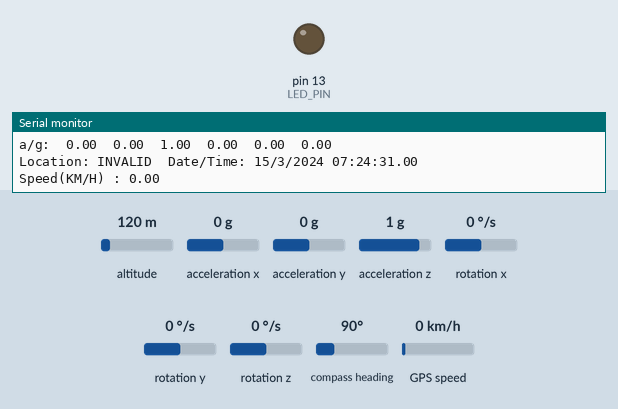
This sketch was run on a simulated Arduino Leonardo, built for the host (arithmetic inside an expression is 32-bit, double 64-bit). Shown: output pins drawn as LEDs (lit = HIGH), the last lines printed to the serial monitor. The test bench sets the inputs (shaded band); at power-on: rotation x 0 °/s, rotation y 0 °/s, altitude 120 m, acceleration x 0 g, acceleration y 0 g, acceleration z 1 g, rotation z 0 °/s, compass heading 90°, GPS speed 0 km/h. Storage starts empty; the GPS gets a fix after 3 s at 37.7749, -122.4194 with 8 satellites.

Above: at 1.2 s.
1.3 s: rotation x set to -192 °/s
At 2.22 s:
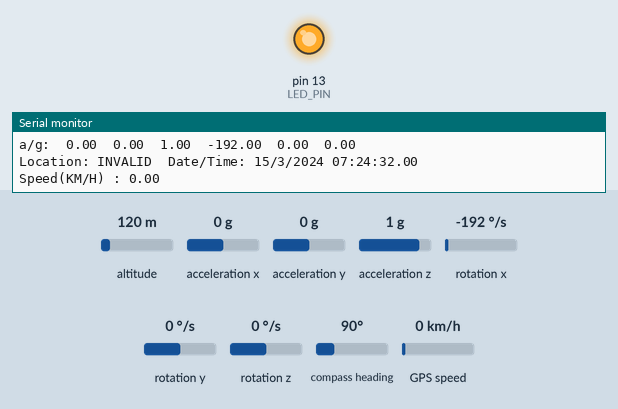
4.8 s: rotation x set to 0 °/s
8.9 s: rotation y set to -192 °/s
13.0 s: rotation y set to -2 °/s
16.5 s: rotation y set to 1 °/s
Timing chart, 0 to 21.6 s (numbered marks = the images above; inputs shaded):
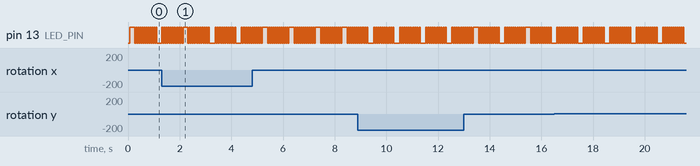

The sketch:

monitor.ino
```cpp
/*Conexão dos módulos no arduino mega 2560 */

/*
 * módulo SD:
 * CS -> 53
 * SCK -> 52
 * MOSI -> 51
 * MISO -> 50
 */

 /*
  * Módulo GPS:
  * Rx -> 18
  * Tx -> 19
  */

  /*
   * MPU6050 (giroscopio + acelerômetro)
   * SDA -> 20
   * SCL -> 21
   */

// I2C device class (I2Cdev) demonstration Arduino sketch for MPU6050 class
// 10/7/2011 by Jeff Rowberg <jeff@rowberg.net>
// Updates should (hopefully) always be available at https://github.com/jrowberg/i2cdevlib
//
// Changelog:
//      2013-05-08 - added multiple output formats
//                 - added seamless Fastwire support
//      2011-10-07 - initial release

/* ============================================
I2Cdev device library code is placed under the MIT license
Copyright (c) 2011 Jeff Rowberg

Permission is hereby granted, free of charge, to any person obtaining a copy
of this software and associated documentation files (the "Software"), to deal
in the Software without restriction, including without limitation the rights
to use, copy, modify, merge, publish, distribute, sublicense, and/or sell
copies of the Software, and to permit persons to whom the Software is
furnished to do so, subject to the following conditions:

The above copyright notice and this permission notice shall be included in
all copies or substantial portions of the Software.

THE SOFTWARE IS PROVIDED "AS IS", WITHOUT WARRANTY OF ANY KIND, EXPRESS OR
IMPLIED, INCLUDING BUT NOT LIMITED TO THE WARRANTIES OF MERCHANTABILITY,
FITNESS FOR A PARTICULAR PURPOSE AND NONINFRINGEMENT. IN NO EVENT SHALL THE
AUTHORS OR COPYRIGHT HOLDERS BE LIABLE FOR ANY CLAIM, DAMAGES OR OTHER
LIABILITY, WHETHER IN AN ACTION OF CONTRACT, TORT OR OTHERWISE, ARISING FROM,
OUT OF OR IN CONNECTION WITH THE SOFTWARE OR THE USE OR OTHER DEALINGS IN
THE SOFTWARE.
===============================================
*/

// I2Cdev and MPU6050 must be installed as libraries, or else the .cpp/.h files
// for both classes must be in the include path of your project
#include <MPU6050.h>
#include <SPI.h>
#include <SD.h>
#include <TinyGPS++.h>
#include "I2Cdev.h"


// The TinyGPS++ object
TinyGPSPlus gps;

const int chipSelect = 53;

// Arduino Wire library is required if I2Cdev I2CDEV_ARDUINO_WIRE implementation
// is used in I2Cdev.h
#if I2CDEV_IMPLEMENTATION == I2CDEV_ARDUINO_WIRE
    #include "Wire.h"
#endif

// class default I2C address is 0x68
// specific I2C addresses may be passed as a parameter here
// AD0 low = 0x68 (default for InvenSense evaluation board)
// AD0 high = 0x69
MPU6050 accelgyro;
//MPU6050 accelgyro(0x69); // <-- use for AD0 high

int16_t ax, ay, az;
int16_t gx, gy, gz;


// uncomment "OUTPUT_READABLE_ACCELGYRO" if you want to see a tab-separated
// list of the accel X/Y/Z and then gyro X/Y/Z values in decimal. Easy to read,
// not so easy to parse, and slow(er) over UART.
#define OUTPUT_READABLE_ACCELGYRO

// uncomment "OUTPUT_BINARY_ACCELGYRO" to send all 6 axes of data as 16-bit
// binary, one right after the other. This is very fast (as fast as possible
// without compression or data loss), and easy to parse, but impossible to read
// for a human.
//#define OUTPUT_BINARY_ACCELGYRO


#define LED_PIN 13
bool blinkState = false;

void setup() {
  // Open serial communications and wait for port to open:
  Serial.begin(9600);
  Serial1.begin(9600);
  while (!Serial) {
    ; // wait for serial port to connect. Needed for native USB port only
  }


  //Inicialização do cartão SD
  Serial.print("Initializing SD card...");

  // see if the card is present and can be initialized:
  if (!SD.begin(chipSelect)) {
    Serial.println("Card failed, or not present");
    // don't do anything more:
    while (1);
  }
  Serial.println("card initialized.");

  // initialize device
    Serial.println("Initializing I2C devices...");
    accelgyro.initialize();

    // verify connection
    Serial.println("Testing device connections...");
    Serial.println(accelgyro.testConnection() ? "MPU6050 connection successful" : "MPU6050 connection failed");

    // use the code below to change accel/gyro offset values
    /*
    Serial.println("Updating internal sensor offsets...");
    // -76  -2359 1688  0 0 0
    Serial.print(accelgyro.getXAccelOffset()); Serial.print("\t"); // -76
    Serial.print(accelgyro.getYAccelOffset()); Serial.print("\t"); // -2359
    Serial.print(accelgyro.getZAccelOffset()); Serial.print("\t"); // 1688
    Serial.print(accelgyro.getXGyroOffset()); Serial.print("\t"); // 0
    Serial.print(accelgyro.getYGyroOffset()); Serial.print("\t"); // 0
    Serial.print(accelgyro.getZGyroOffset()); Serial.print("\t"); // 0
    Serial.print("\n");

    Serial.print(accelgyro.getXAccelOffset()); Serial.print("\t"); // -76
    Serial.print(accelgyro.getYAccelOffset()); Serial.print("\t"); // -2359
    Serial.print(accelgyro.getZAccelOffset()); Serial.print("\t"); // 1688
    Serial.print(accelgyro.getXGyroOffset()); Serial.print("\t"); // 0
    Serial.print(accelgyro.getYGyroOffset()); Serial.print("\t"); // 0
    Serial.print(accelgyro.getZGyroOffset()); Serial.print("\t"); // 0
    Serial.print("\n");
    */

    //           X Accel  Y Accel  Z Accel   X Gyro   Y Gyro   Z Gyro
   //OFFSETS     -422,   -1187,    1699,     326,     -94,     -33

    accelgyro.setXAccelOffset(-422);
    accelgyro.setYAccelOffset(-1187);
    accelgyro.setZAccelOffset(1699);
    accelgyro.setXGyroOffset(326);
    accelgyro.setYGyroOffset(-94);
    accelgyro.setZGyroOffset(-33);

    // configure Arduino LED pin for output
    pinMode(LED_PIN, OUTPUT);

}

void loop() {
  // String para ser passada para o cartão SD
  String dataString = "";

  // read raw accel/gyro measurements from device
    accelgyro.getMotion6(&ax, &ay, &az, &gx, &gy, &gz);

    // these methods (and a few others) are also available
    //accelgyro.getAcceleration(&ax, &ay, &az);
    //accelgyro.getRotation(&gx, &gy, &gz);

    #ifdef OUTPUT_READABLE_ACCELGYRO
        // display tab-separated accel/gyro x/y/z values
        dataString += ("a/g:\t");
        dataString += String(ax / 16384.0); dataString += ("\t");
        dataString += String(ay / 16384.0); dataString += ("\t");
        dataString += String(az / 16384.0); dataString += ("\t");
        dataString += String(gx / 131.0); dataString += ("\t");
        dataString += String(gy / 131.0); dataString += ("\t");
        dataString += String(gz / 131.0);
        dataString += "\n";
    #endif

    #ifdef OUTPUT_BINARY_ACCELGYRO
        Serial.write((uint8_t)(ax >> 8)); Serial.write((uint8_t)(ax & 0xFF));
        Serial.write((uint8_t)(ay >> 8)); Serial.write((uint8_t)(ay & 0xFF));
        Serial.write((uint8_t)(az >> 8)); Serial.write((uint8_t)(az & 0xFF));
        Serial.write((uint8_t)(gx >> 8)); Serial.write((uint8_t)(gx & 0xFF));
        Serial.write((uint8_t)(gy >> 8)); Serial.write((uint8_t)(gy & 0xFF));
        Serial.write((uint8_t)(gz >> 8)); Serial.write((uint8_t)(gz & 0xFF));
    #endif

    // blink LED to indicate activity
    blinkState = !blinkState;
    digitalWrite(LED_PIN, blinkState);

  // This sketch displays information every time a new sentence is correctly encoded.
  while (Serial1.available() > 0)
    if (gps.encode(Serial1.read()))
      dataString += displayInfo();

  if (millis() > 5000 && gps.charsProcessed() < 10)
  {
    Serial.println(F("No GPS detected: check wiring."));
    while(true);
  }

  // open the file. note that only one file can be open at a time,
  // so you have to close this one before opening another.
  File dataFile = SD.open("datalog.txt", FILE_WRITE);

  // if the file is available, write to it:
  if (dataFile) {
    dataFile.println(dataString);
    dataFile.close();
    // print to the serial port too:
    Serial.println(dataString);
  }
  // if the file isn't open, pop up an error:
  else {
    Serial.println("error opening datalog.txt");
  }

}

String displayInfo()
{
  String dataString = "";

  //Serial.print(F("Location: "));
  dataString += (F("Location: "));
  if (gps.location.isValid())
  {
    //Serial.print(gps.location.lat(), 6);
    dataString += String(gps.location.lat(), 6);
    //Serial.print(F(","));
    dataString += (F(","));
    //Serial.print(gps.location.lng(), 6);
    dataString += String(gps.location.lng(), 6);
  }
  else
  {
    //Serial.print(F("INVALID"));
    dataString += (F("INVALID"));
  }

  //Serial.print(F("  Date/Time: "));
  dataString += (F("  Date/Time: "));
  if (gps.date.isValid())
  {
    int hora = gps.time.hour() - 3;
    int dia = gps.date.day();
    int mes = gps.date.month();
    int ano = gps.date.year();
    if (hora < 0) dia -= 1;
    if (dia == 0) {

      mes -= 1;
      if (mes == 0){
        ano -= 1;
        mes = 12;
      }

      switch (mes) {
        case 2:
          if ( ( ano % 4 == 0 && ano % 100 != 0 ) || ano % 400 == 0 ) {
            dia = 29;
          }
          else {
            dia = 28;
          }
          break;

        case 1:
        dia = 31;
        break;
        case 3:
        dia = 31;
        break;
        case 5:
        dia = 31;
        break;
        case 7:
        dia = 31;
        break;
        case 8:
        dia = 31;
        break;
        case 10:
        dia = 31;
        break;
        case 12:
        dia = 31;
        break;
        default:
        dia = 30;
        break;
      }
    }
    //Serial.print(gps.date.day());
    dataString += String(dia);
    //Serial.print(F("/"));
    dataString += (F("/"));
    //Serial.print(gps.date.month());
    dataString += String(mes);
    //Serial.print(F("/"));
    dataString += (F("/"));
    //Serial.print(gps.date.year());
    dataString += String(ano);
  }
  else
  {
    //Serial.print(F("INVALID"));
    dataString += (F("INVALID"));
  }

  dataString += (F(" "));
  if (gps.time.isValid())
  {
    int hora = gps.time.hour() - 3;
    if (hora < 0) hora += 24;
    if (hora < 10) dataString += (F("0"));
    //Serial.print(gps.time.hour() - 3);
    dataString += String(hora);
    //Serial.print(F(":"));
    dataString += (F(":"));
    if (gps.time.minute() < 10) dataString += (F("0"));
    dataString += String(gps.time.minute());
    dataString += (F(":"));
    if (gps.time.second() < 10) dataString += (F("0"));
    dataString += String(gps.time.second());
    dataString += (F("."));
    if (gps.time.centisecond() < 10) dataString += (F("0"));
    dataString += String(gps.time.centisecond());
  }
  else
  {
    dataString += (F("INVALID"));
  }

  dataString += "\nSpeed(KM/H) : ";
  dataString += String(gps.speed.kmph());
  dataString += "\n";

  dataString += "\n";

  return dataString;
}
```

Measured:
- by itself, pin 13 (LED_PIN): repeats every 1.0 s: HIGH 0.04 s, LOW 0.22 s, 10 × (HIGH 0.04 s, LOW 0.04 s)
